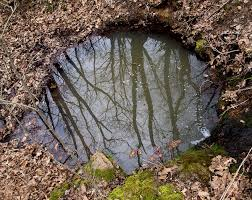
#> input picture data/rgb_with_puddle/download 5.jpg, 252 x 200 px, found by its file name; its folder holds 4 pictures in this run
$ jupyter execute --allow-errors final_code.ipynb   (Python 2 division)
#> lines starting #> are read from the running program, lines starting #| are printed output that depends on the picture
[cell 1]
#ALL LIBRARIES REQUIRED FOR CLASSIFIERS AND PROCESSING, MAJORLY SK-LEARN,CV2 AND NUMPY
import os
import cv2
import numpy as np
#> (the rest of this cell did not finish here and is left out)

[cell 2]
#RETURNS PCA FOR A SET OF VECTORS
def getPCA(X,k):
    pca = PCA(n_components=k)
    X_k = pca.fit_transform(X)
    return X_k

[cell 3]
#RETURNS LDA FOR A SET OF VECTORS
def getLDA(X,k):
    lda = LDA(n_components=k)
    X_k = lda.fit_transform(X)
    return X_k

[cell 4]
#RETURNS SIFT KEYPOINTS AND FEATURES FOR AN INPUT IMAGE
def getSift(img):
    img = cv2.imread(img)
#> img is the input picture: shape (200, 252, 3); mean B, G, R 85.3, 96.3, 109.2
    sift = cv2.xfeatures2d.SIFT_create()
    return sift.detectAndCompute(img,None)

[cell 5]
#RETURNS A VECTOR REPRESENTATION FOR AN IMAGE
def getImgRep(img):
    global cnt
    kp,desc=getSift(img)
#> kp = 713 keypoints; strongest (x, y, size): (218, 56, 1.8), (97, 26, 1.9), (239, 7, 2.1), (57, 20, 1.9)
    return np.mean(np.array(desc).T,axis=1)

[cell 6]
dir  = './dip_project/data/'

[cell 7]
#LABEL AND STORE THE DATA ACROSS ALL FOLDERS
def Label_Data():
    ImgData,label=[],[]
    for filename in os.listdir(dir + "rgb_with_puddle"):
        try:
            ret=getImgRep((dir + "rgb_with_puddle/"+filename))
#> ret = 128 values, max 84.07 at index 48, min 14.4 at index 98, mean 29.53
            ImgData.append(ret.ravel())
            label.append(1)
        except:
            pass
    for filename in os.listdir(dir + "rgb_without_puddle"):
        try:
            ret=getImgRep((dir  + "rgb_without_puddle/"+filename))
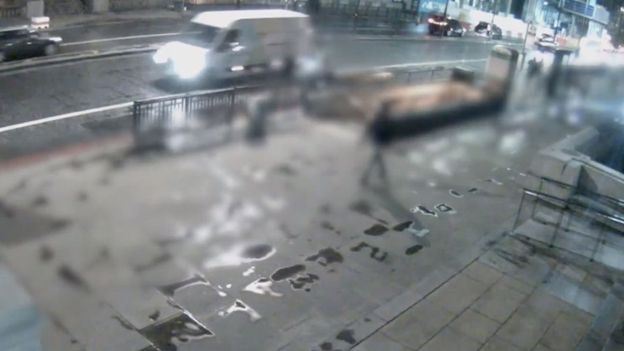
#> input picture data/rgb_without_puddle/_106846057_053824790-1.jpg, 624 x 351 px, found by its file name
#> in getSift, img is the input picture: shape (351, 624, 3); mean B, G, R 129.9, 127.2, 122.2
#> in getImgRep (call 5), `kp,desc=getSift(img)`: kp = 791 keypoints; strongest (x, y, size): (431, 20, 3.2), (57, 39, 4), (445, 23, 2.3), (481, 26, 6.1)
#> ret = 128 values, max 92.49 at index 48, min 9.62 at index 6, mean 26.16
            ImgData.append(ret.ravel())
            label.append(0)
        except:
            pass

    for filename in os.listdir(dir + "rotated_without_puddle"):
        try:
            ret=getImgRep((dir  + "rotated_without_puddle/"+filename))
            ImgData.append(ret.ravel())
            label.append(0)
        except:
            pass
    for filename in os.listdir(dir + "rotated_with_puddle"):
        try:
            ret=getImgRep((dir  + "rotated_with_puddle/"+filename))
            ImgData.append(ret.ravel())
            label.append(1)
        except:
            pass


    return np.array(ImgData),np.array(label)

[cell 8]
#SPLIT DATA INTO TRAINING AND TESTING SETS
def Split_Data(data,label,x=8):
    X_train,X_test,Y_train,Y_test = train_test_split(np.array(data),np.array(label),test_size=0.2,random_state=x)
    sm = SMOTE()
    X_train, Y_train = sm.fit_sample(X_train, Y_train)
    return X_train,X_test,Y_train,Y_test

#> (a cell that did not finish here is left out)

#> (a cell that did not finish here is left out)

#> (a cell that did not finish here is left out)

[cell 12]
print("Voting Classifier")
print("-" * 30)
#> (the rest of this cell did not finish here and is left out)

#> (a cell that did not finish here is left out)

#> (a cell that did not finish here is left out)

#> (a cell that did not finish here is left out)

#> (a cell that did not finish here is left out)

[cell 17]
img = './dip_project/dataset/rgb_with_puddle/' + 'download.jpg'

[cell 18]
img = getImgRep(img)
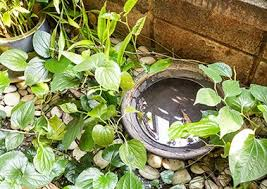
#> input picture data/rgb_with_puddle/download.jpg, 267 x 189 px, found by its file name
#> in getSift, img is the input picture: shape (189, 267, 3); mean B, G, R 89.6, 142.2, 139
#> in getImgRep (call 6), `kp,desc=getSift(img)`: kp = 719 keypoints; strongest (x, y, size): (4, 94, 2), (57, 9, 2.4), (48, 83, 2.4), (120, 89, 2.4)
#> img = 128 values, max 89.26 at index 48, min 14.16 at index 26, mean 27.64
